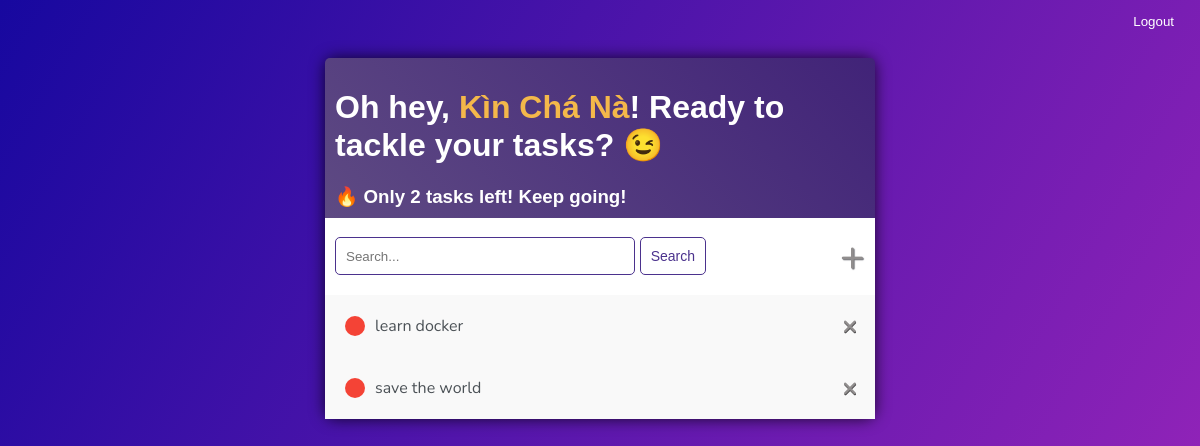
Before: /todos/ (signed in) with the older database file.
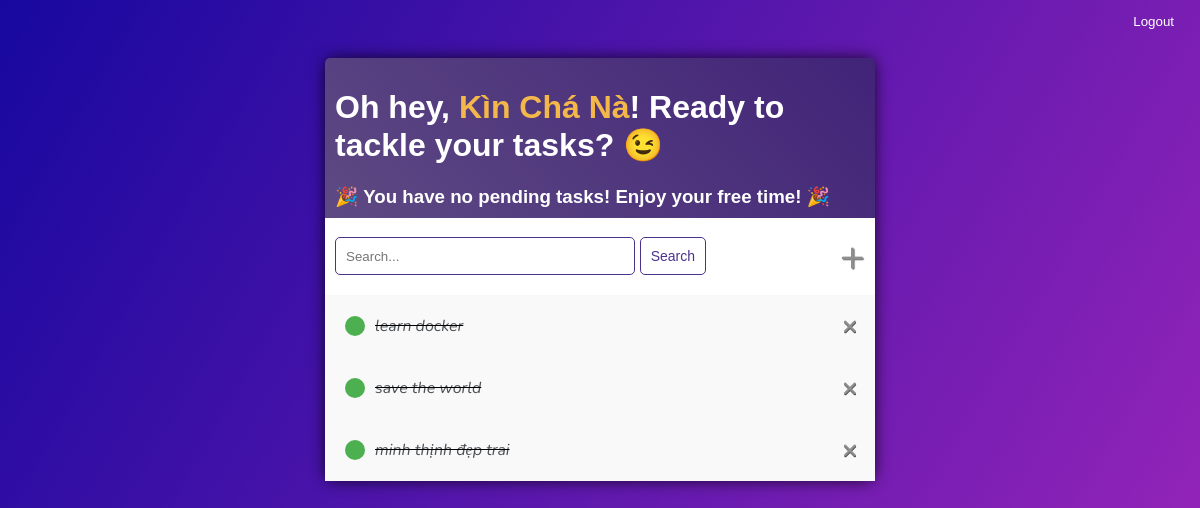
After: the same page with the newer database file.
### todos/models.py (models this page shows)
class Todo(models.Model):
    user = models.ForeignKey(User, on_delete=models.CASCADE, null=True, blank=True) # Người dùng tạo công việc
    title = models.CharField(max_length=255) # Tên công việc
    description = models.TextField(blank=True, null=True) # Mô tả
    completed = models.BooleanField(default=False) # Trạng thái công việc
    description = models.TextField(blank=True, null=True)  # Mô tả
    created_at = models.DateTimeField(auto_now_add=True) # Ngày tạo công việc
    def __str__(self):
        return self.title
    class Meta:
        ordering = ['completed'] # Sắp xếp công việc theo trạng thái hoàn thành

### todos/views.py (the view)
# urls.py: path("", TodoListView.as_view(), name="todo_list"), # Đường dẫn đến trang danh sách công việc
class TodoListView(LoginRequiredMixin, ListView): # LoginRquiredMixin để kiểm tra người dùng đã đăng nhập hay chưa
    model = Todo
    template_name = 'todos/todo_list.html'
    context_object_name = 'todos' # Tên biến sẽ được truyền vào template
    def get_context_data(self, **kwargs): # **kwargs: nhận các tham số truyền vào dưới dạng từ điển
        context = super().get_context_data(**kwargs) # Lấy context mặc định
        context['todos'] = context['todos'].filter(user=self.request.user) # Lọc công việc theo người dùng
        context['count'] = context['todos'].filter(completed=False).count() # Đếm số công việc chưa hoàn thành
        search_input = self.request.GET.get('search-area') or ''
        if search_input:
            context['todos'] = context['todos'].filter(title__startswith=search_input) # Lọc công việc theo tiêu đề
        context['search_input'] = search_input
        return context

### todos/templates/todos/todo_list.html (shortened to what this page needs)
{% extends 'todos/main.html' %}
{% block content %}
<div class="header-bar">
    <div>
        <h1> Oh hey, <span style="color:rgb(244, 184, 74); font-weight: bold;">{{ request.user.first_name|title }}</span>! Ready to tackle your tasks? 😉</h1>
        <h3 style="margin: 0;">
            {% if count == 0 %}
                🎉 You have no pending tasks! Enjoy your free time! 🎉
            {% elif count == 1 %}
                ⏳ You have 1 task left. Almost done!
            {% elif count <= 5 %}
                🔥 Only {{ count }} tasks left! Keep going!
            {% else %}
                🚀 You have {{ count }} tasks remaining. Stay focused!
            {% endif %}
        </h3>
        {% if request.user.is_authenticated %}
        <form class="logout" id="logout-form" method="POST" action="{% url 'logout' %}">
            <button type="link" style="background: none; border: none; color: #fff; cursor: pointer;">
                Logout
            </button>
        </form>
        {% else %}
        <a href="{% url 'login' %}">Login</a>
        {% endif %}
    </div>
</div>
<div id="search-add-wrapper">
    <form class="search-area" method="GET" >
        <input type="text" name="search-area" placeholder="Search..." value="{{search_input}}">
        <input class="button" type="submit" value="Search">
    </form>
    <a id="add-link" href="{% url 'task-create' %}">&#x2b;</a>
</div>
<div class="task-item-wrapper">
    {% for todo in todos %}
    <div class="task-wrapper">
        {% if todo.completed %}
        <div class="task-title">
            <div class="task-complete-icon"></div>
            <i><s><a href="{% url 'task-update' todo.id %}">{{todo}}</a></s></i>
        </div>
        <a class="delete-link" href="{% url 'task-delete' todo.id %}">&times;</a> {% comment %} This is the 'x' symbol for deleting a task {% endcomment %}
        {% else %}
        <div class="task-title">
            <div class="task-incomplete-icon"></div>
            <a href="{% url 'task-update' todo.id %}">{{todo}}</a>
        </div>
        <a class="delete-link" href="{% url 'task-delete' todo.id %}">&times;</a>
        {% endif %}
    </div>
    {% empty %}
    <h3 style="margin: 10px; padding-bottom: 10px;">Your list is empty! Let's add a task 📋</h3>
    {% endfor %}
</div>
{% endblock content %}

### todos/templates/todos/main.html (shortened to what this page needs)
<!DOCTYPE html>
<html>
    <head>
        <link rel="stylesheet" href="">
        <link rel="stylesheet" href="https://cdnjs.cloudflare.com/ajax/libs/font-awesome/6.0.0/css/all.min.css">
    </head>
    <body>
        <div class="container">
            {% block content %}
            {% endblock content %}
        </div>
    </body>
</html>

Changed rows visible on the page:
changed Todo "learn docker": completed False → True (drawn)
changed Todo "save the world": completed False → True (drawn)
added Todo: title "minh thịnh đẹp trai"
Other visible differences:
{{ count }}: "2" → (not shown)
text no longer shown: "🔥 Only tasks left! Keep going!"
text now shown: "🎉 You have no pending tasks! Enjoy your free time! 🎉"
